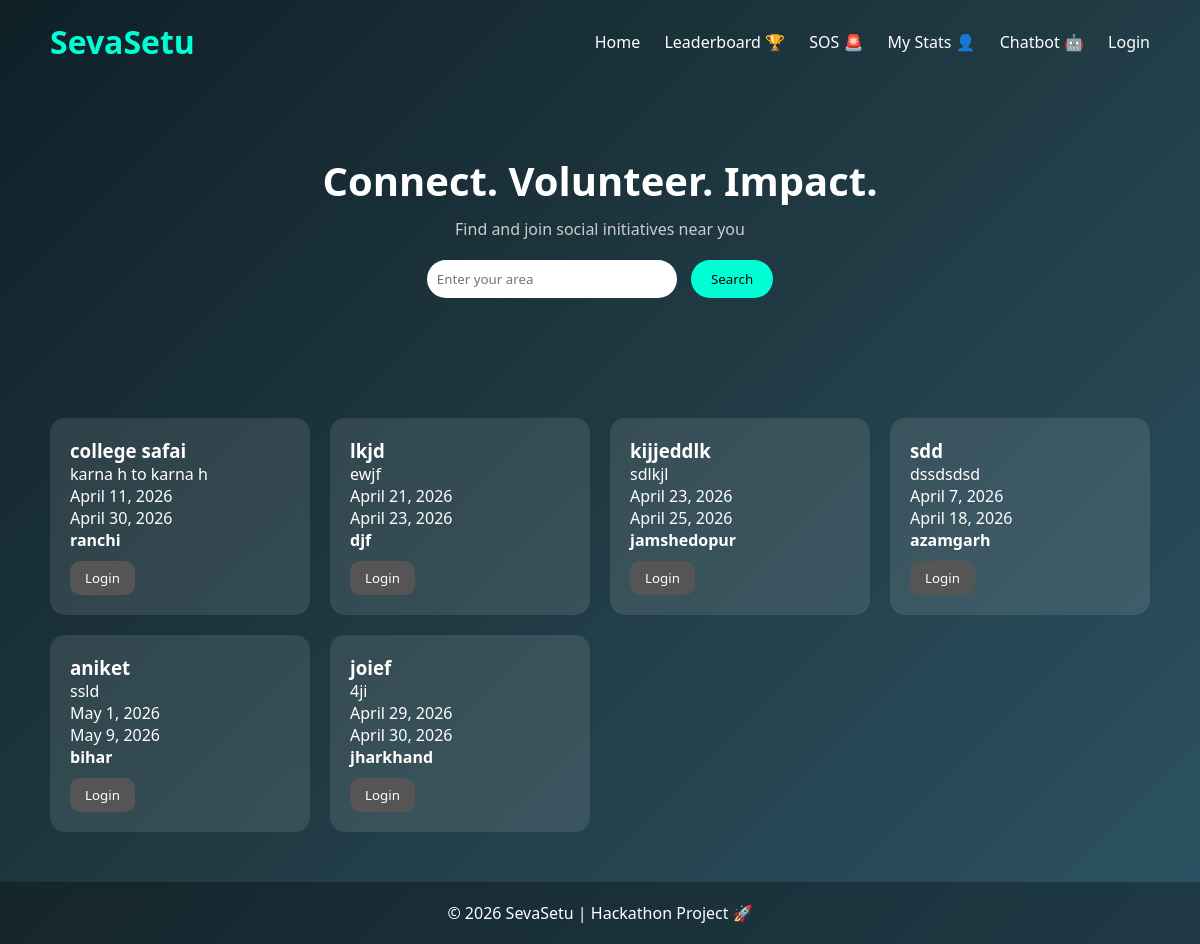
The page / on the database its author committed.
### core/models.py (models this page shows, shortened)
class Event(models.Model):
    title = models.CharField(max_length=100)
    description = models.TextField()
    location = models.CharField(max_length=100)
    normalized_location = models.CharField(max_length=100)
    start_date = models.DateField(null=True, blank=True)
    end_date = models.DateField(null=True, blank=True)
    created_by = models.ForeignKey(User, on_delete=models.CASCADE)

### core/views.py (the view)
# urls.py: path('', views.home, name='home'),
def home(request):
    delete_expired_events()
    query = request.GET.get('location')
    if query:
        events = Event.objects.filter(
            normalized_location__icontains=query.lower().strip()
        )
    else:
        events = Event.objects.filter(end_date__gte=timezone.now().date())
    return render(request, 'index.html', {'events': events})

### core/views.py (called while the page is built)
def delete_expired_events():
    today = timezone.now().date()
    Event.objects.filter(end_date__lt=today).delete()

### templates/index.html (shortened to what this page needs)
<!DOCTYPE html>
<html lang="en">
<head>
</head>
<body>
<header>
    <h1>SevaSetu</h1>
    <nav>
        <a href="/home/">Home</a>
        <a href="/leaderboard/">Leaderboard 🏆</a>
        <a href="/sos/">SOS 🚨</a>
        <a href="/my-dashboard/">My Stats 👤</a>
        <a href="#" onclick="toggleChatbot()">Chatbot 🤖</a>
        {% if user.is_authenticated %}
            {% if user.role == 'creator' %}
                <a href="/dashboard/">Dashboard</a>
            {% endif %}
            <a href="/logout/">Logout</a>
        {% else %}
            <a href="/login/">Login</a>
        {% endif %}
    </nav>
</header>
<section class="hero">
    <h2>Connect. Volunteer. Impact.</h2>
    <p>Find and join social initiatives near you</p>
    <input type="text" id="locationInput" placeholder="Enter your area">
    <button onclick="searchLocation()">Search</button>
</section>
<section class="events">
    {% for event in events %}
    <div class="card">
        <h3>{{ event.title }}</h3>
        <p>{{ event.description }}</p>
        <p>{{event.start_date}}</p>
        <p>{{event.end_date}}</p>
        <p><strong>{{ event.location }}</strong></p>
        <div class="actions">
        {% if user.is_authenticated %}
            <a href="{% url 'join_event' event.id %}">
                <button class="join-btn">Join</button>
            </a>
            <a href="{% url 'sponsor_event' event.id %}">
                <button class="sponsor-btn">Sponsor</button>
            </a>
        {% else %}
            <a href="/login/">
                <button class="login-btn">Login</button>
            </a>
        {% endif %}
        </div>
    </div>
    {% empty %}
    <p>No events found 😢</p>
    {% endfor %}
</section>
<footer>
    <p>© 2026 SevaSetu | Hackathon Project 🚀</p>
</footer>
</body>
</html>

### templates/index.html (style rules this page uses)
* { margin:0;padding:0;box-sizing:border-box;font-family:'Segoe UI', sans-serif; }
body { background: linear-gradient(135deg,#0f2027,#203a43,#2c5364); color:white; }
header { display:flex; justify-content:space-between; align-items:center; padding:20px 50px; }
header h1 { color:#00ffd5; }
nav a { margin-left:20px; text-decoration:none; color:white; transition:0.3s; }
.hero { text-align:center; padding:70px 20px; }
.hero h2 { font-size:2.5rem;margin-bottom:10px; }
.hero p { margin-bottom:20px;color:#ccc; }
.hero input { padding:10px; border-radius:20px; border:none; width:250px; }
.hero button { padding:10px 20px; border:none; border-radius:20px; background:#00ffd5; cursor:pointer; margin-left:10px; }
.events { padding:50px; display:grid; grid-template-columns: repeat(auto-fit, minmax(260px,1fr)); gap:20px; }
.card { background: rgba(255,255,255,0.1); padding:20px; border-radius:15px; transition:0.3s; }
.actions { margin-top:10px; display:flex; gap:10px; }
.login-btn { background:#555; border:none; padding:8px 15px; border-radius:10px; color:white; }
footer { text-align:center; padding:20px; background:rgba(0,0,0,0.3); }

### rows shown on the page
Event: title "college safai", description "karna h to karna h", start_date "April 11, 2026", end_date "April 30, 2026", location "ranchi"
Event: title "lkjd", description "ewjf", start_date "April 21, 2026", end_date "April 23, 2026", location "djf"
Event: title "kijjeddlk", description "sdlkjl", start_date "April 23, 2026", end_date "April 25, 2026", location "jamshedopur"
Event: title "sdd", description "dssdsdsd", start_date "April 7, 2026", end_date "April 18, 2026", location "azamgarh"
Event: title "aniket", description "ssld", start_date "May 1, 2026", end_date "May 9, 2026", location "bihar"
Event: title "joief", description "4ji", start_date "April 29, 2026", end_date "April 30, 2026", location "jharkhand"
